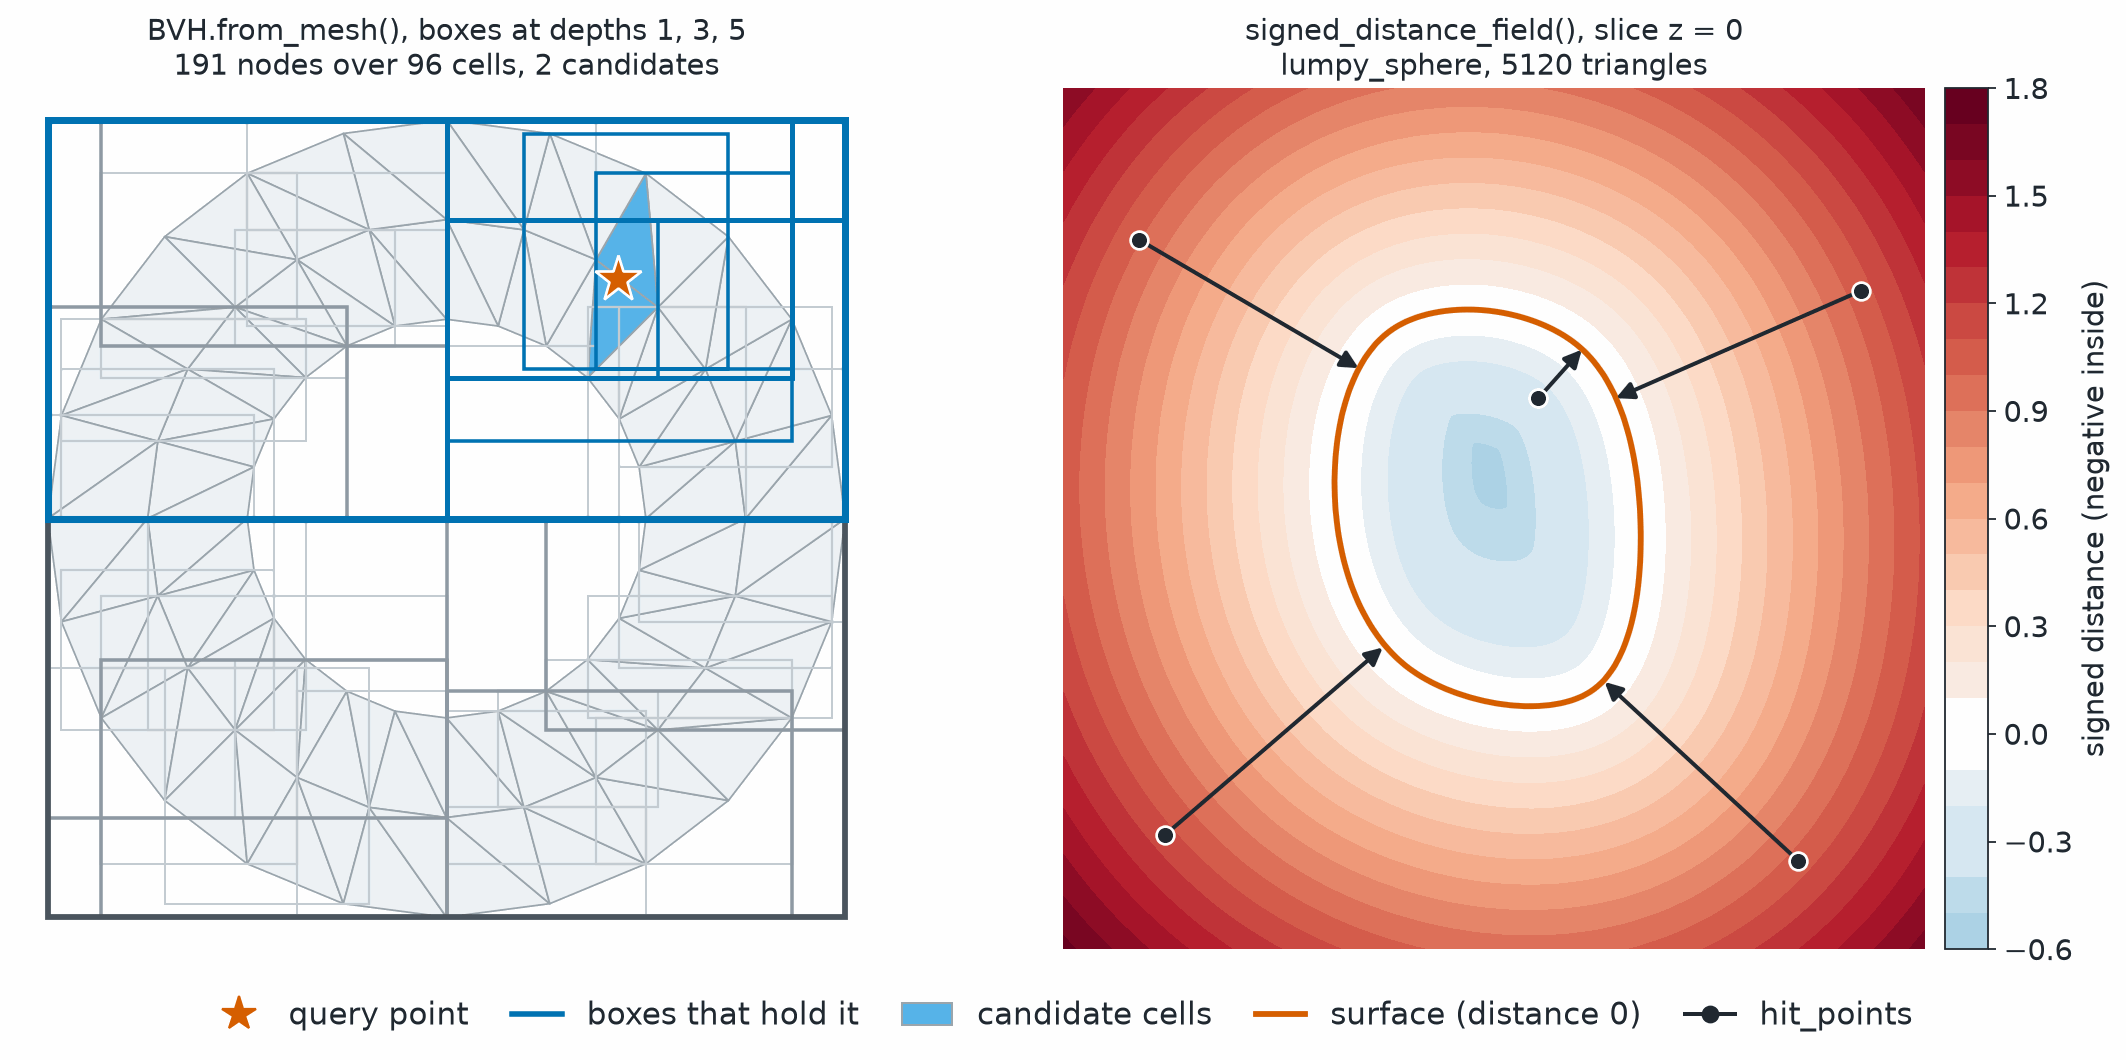

Write the Python code that produced this figure.
# SPDX-FileCopyrightText: Copyright (c) 2023 - 2026 NVIDIA CORPORATION & AFFILIATES.
# SPDX-FileCopyrightText: All rights reserved.
# SPDX-License-Identifier: Apache-2.0
#
# Licensed under the Apache License, Version 2.0 (the "License");
# you may not use this file except in compliance with the License.
# You may obtain a copy of the License at
#
# http://www.apache.org/licenses/LICENSE-2.0
#
# Unless required by applicable law or agreed to in writing, software
# distributed under the License is distributed on an "AS IS" BASIS,
# WITHOUT WARRANTIES OR CONDITIONS OF ANY KIND, either express or implied.
# See the License for the specific language governing permissions and
# limitations under the License.


"""Show the boxes of a BVH with a point query, and a slice through a signed distance field."""

from pathlib import Path

import matplotlib.pyplot as plt
import torch
from _style import (
    DIVERGING,
    EDGE,
    FACE,
    RESULT,
    SECOND,
    SECOND_FILL,
    TEXT,
    clean_axis,
    save,
)
from matplotlib.collections import PolyCollection
from matplotlib.colors import TwoSlopeNorm
from matplotlib.lines import Line2D
from matplotlib.patches import Patch, Rectangle

from physicsnemo.mesh.primitives.planar import annulus_2d
from physicsnemo.mesh.primitives.procedural import lumpy_sphere
from physicsnemo.mesh.spatial import BVH, signed_distance_field

OUTPUT = Path(__file__).parent / "spatial_bvh_sdf.png"

DEPTHS = {
    1: ("#4a555e", 2.6),
    3: ("#8f9aa3", 1.6),
    5: ("#c3cbd1", 1.0),
}  # depth: (gray, line width)
QUERY = torch.tensor([[0.43, 0.6]])
SLICE_RESOLUTION = 240


def _node_depths(bvh):
    """Depth of each BVH node, found by walking down from the root (node 0)."""

    depth = torch.full((bvh.n_nodes,), -1, dtype=torch.long)
    depth[0] = 0
    level = torch.tensor([0])
    while len(level):
        children = torch.cat([bvh.node_left_child[level], bvh.node_right_child[level]])
        children = children[children >= 0]
        depth[children] = depth[level].max() + 1
        level = children
    return depth


def main():
    """Generate the documentation image."""

    ### (a) BVH over an annulus.
    annulus = annulus_2d.load(n_radial=3, n_angular=24)
    bvh = BVH.from_mesh(annulus)
    depth = _node_depths(bvh)
    candidates = bvh.find_candidate_cells(QUERY).to_list()[0]
    lo, hi = bvh.node_aabb_min, bvh.node_aabb_max
    contains = ((lo <= QUERY) & (QUERY <= hi)).all(dim=-1)
    print(f"BVH: {bvh.n_nodes} nodes, candidates {candidates}")

    ### (b) Signed distance on the slice z = 0 through a closed surface.
    surface = lumpy_sphere.load(subdivisions=4, noise_amplitude=0.4, seed=1)
    extent = 1.7
    axis_values = torch.linspace(-extent, extent, SLICE_RESOLUTION)
    gx, gy = torch.meshgrid(axis_values, axis_values, indexing="xy")
    grid = torch.stack([gx, gy, torch.zeros_like(gx)], dim=-1)
    sdf, _, _ = signed_distance_field(surface, grid)
    probes = torch.tensor(
        [
            [1.45, 0.9, 0.0],
            [-1.4, 1.1, 0.0],
            [-1.3, -1.25, 0.0],
            [1.2, -1.35, 0.0],
            # Inside. Its closest point lies near the slice, so its arrow meets the curve.
            [0.175, 0.475, 0.0],
        ]
    )
    probe_sdf, hit_points, _ = signed_distance_field(surface, probes)

    figure, (bvh_axis, sdf_axis) = plt.subplots(
        1, 2, figsize=(13.0, 6.9), gridspec_kw={"width_ratios": (1.0, 1.12)}
    )

    cells = annulus.points[annulus.cells].numpy()
    facecolors = [
        SECOND_FILL if i in candidates else FACE for i in range(annulus.n_cells)
    ]
    bvh_axis.add_collection(
        PolyCollection(cells, facecolors=facecolors, edgecolors=EDGE, linewidths=0.8)
    )
    for level, (gray, width) in sorted(DEPTHS.items(), reverse=True):
        for node in torch.nonzero(depth == level).flatten().tolist():
            on_path = bool(contains[node])
            (x0, y0), (x1, y1) = lo[node].tolist(), hi[node].tolist()
            bvh_axis.add_patch(
                Rectangle(
                    (x0, y0),
                    x1 - x0,
                    y1 - y0,
                    fill=False,
                    edgecolor=SECOND if on_path else gray,
                    linewidth=width + (0.6 if on_path else 0.0),
                    zorder=3 if on_path else 2,
                )
            )
    bvh_axis.plot(
        *QUERY[0].tolist(),
        "*",
        color=RESULT,
        markersize=22,
        markeredgecolor="white",
        markeredgewidth=1.2,
        zorder=5,
    )
    bvh_axis.set_title(
        f"BVH.from_mesh(), boxes at depths 1, 3, 5\n{bvh.n_nodes} nodes over {annulus.n_cells} cells,"
        f" {len(candidates)} candidates"
    )
    clean_axis(bvh_axis, ((-1.08, 1.08), (-1.08, 1.08)))

    values = sdf.numpy()
    bound = float(abs(values).max())
    norm = TwoSlopeNorm(vcenter=0.0, vmin=-bound, vmax=bound)
    filled = sdf_axis.contourf(
        gx.numpy(), gy.numpy(), values, levels=24, cmap=DIVERGING, norm=norm
    )
    sdf_axis.contour(
        gx.numpy(), gy.numpy(), values, levels=[0.0], colors=RESULT, linewidths=2.6
    )
    for probe, hit in zip(
        probes[:, :2].tolist(), hit_points[:, :2].tolist(), strict=True
    ):
        sdf_axis.annotate(
            "",
            xy=hit,
            xytext=probe,
            arrowprops=dict(
                arrowstyle="-|>",
                color=TEXT,
                linewidth=1.8,
                mutation_scale=16,
                shrinkA=4,
                shrinkB=0,
            ),
        )
        sdf_axis.plot(
            *probe,
            "o",
            color=TEXT,
            markersize=8,
            markeredgecolor="white",
            markeredgewidth=1.2,
            zorder=5,
        )
    sdf_axis.set_title(
        f"signed_distance_field(), slice z = 0\nlumpy_sphere, {surface.n_cells} triangles"
    )
    clean_axis(sdf_axis, ((-extent, extent), (-extent, extent)))
    colorbar = figure.colorbar(filled, ax=sdf_axis, fraction=0.045, pad=0.02)
    colorbar.set_label("signed distance (negative inside)")

    handles = [
        Line2D(
            [],
            [],
            marker="*",
            color=RESULT,
            linestyle="none",
            markersize=16,
            label="query point",
        ),
        Line2D([], [], color=SECOND, linewidth=2.5, label="boxes that hold it"),
        Patch(facecolor=SECOND_FILL, edgecolor=EDGE, label="candidate cells"),
        Line2D([], [], color=RESULT, linewidth=2.6, label="surface (distance 0)"),
        Line2D(
            [],
            [],
            marker="o",
            color=TEXT,
            linewidth=1.8,
            markersize=7,
            label="hit_points",
        ),
    ]
    figure.legend(
        handles=handles,
        loc="lower center",
        ncol=5,
        frameon=False,
        handlelength=1.6,
        columnspacing=1.4,
    )
    figure.subplots_adjust(left=0.01, right=0.97, bottom=0.1, top=0.88, wspace=0.08)
    save(figure, OUTPUT, tight=True)
    print(f"probe distances {[round(v, 3) for v in probe_sdf.tolist()]}")


if __name__ == "__main__":
    main()
